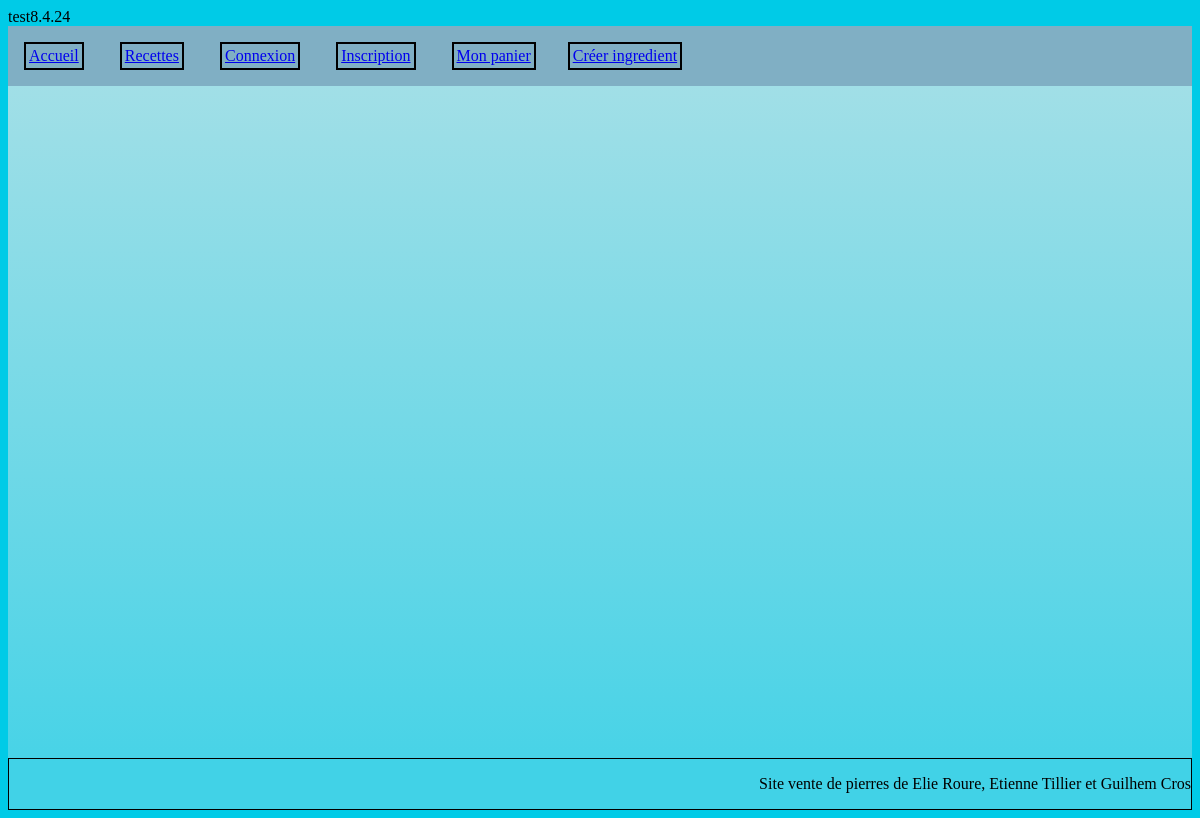
Before: / with the older database file.
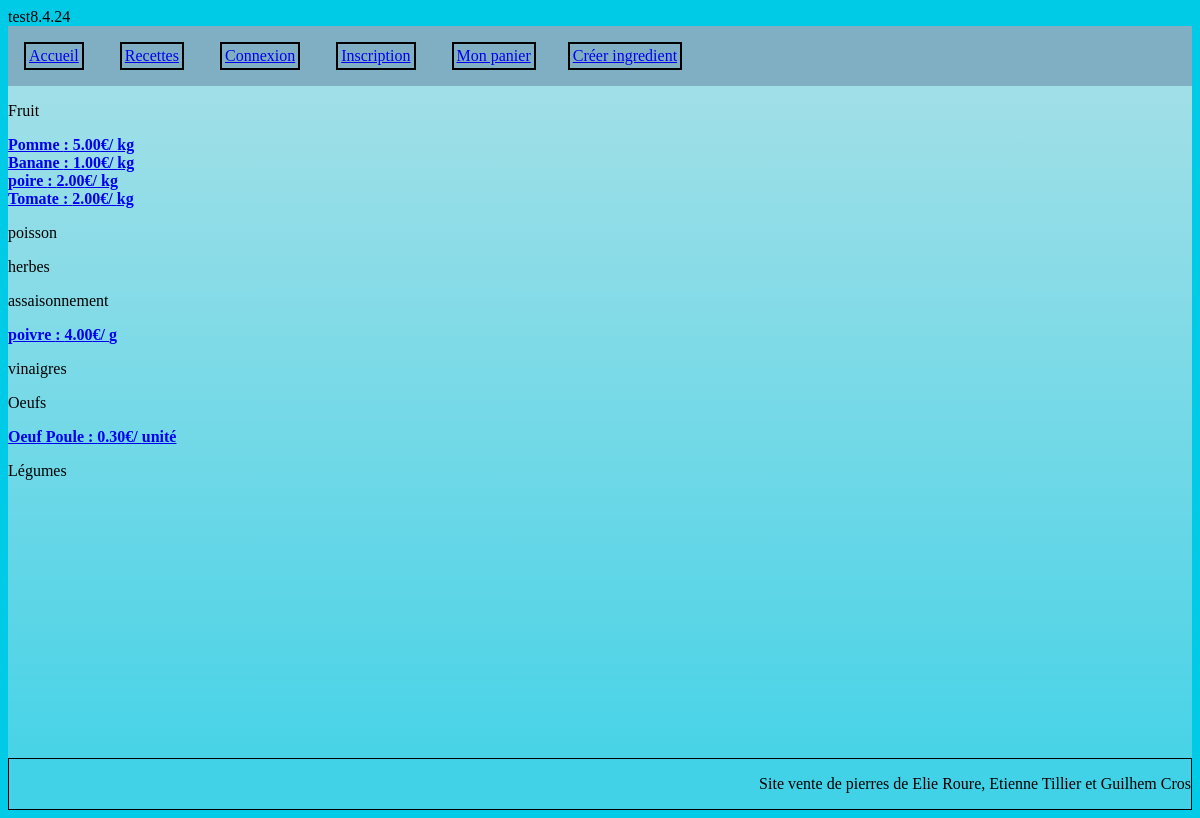
After: the same page with the newer database file.
### tables this page shows
CREATE TABLE `typeingredient` (
  `idTypeIngredient` int(11) NOT NULL,
  `nomTypeIngredient` varchar(50) NOT NULL
);

CREATE TABLE `ingredient` (
  `idIngredient` int(11) NOT NULL,
  `idTypeIngredient` int(11) NOT NULL,
  `idTVA` varchar(50) NOT NULL,
  `nomIngredient` varchar(50) NOT NULL,
  `unite` varchar(50) NOT NULL,
  `allergene` tinyint(1) NOT NULL,
  `prixUnitaire` float(10,2) NOT NULL
);

### controller/ControllerIngredient.php (called while the page is built, shortened)
<?php
require_once (File::build_path(array("model", "ModelIngredient.php")));
require_once (File::build_path(array("model", "ModelTypeIngredient.php")));
class ControllerIngredient {
    public static function readAll() {
        $tab_i = ModelIngredient::selectAll();
        $typeIngredientListe = ModelTypeIngredient::selectAll();
        require (File::build_path(array("view", "view.php")));
    }
}

### model/Model.php (called while the page is built, shortened)
<?php
class Model {
    public static $pdo;
    public static function Init() {
        $hostname = Conf::getHostname();
        $database_name = Conf::getDatabase();
        $login = Conf::getLogin();
        $password = Conf::getPassword();
        try {
            self::$pdo = new PDO("mysql:host=$hostname;dbname=$database_name", $login, $password,
                    array(PDO::MYSQL_ATTR_INIT_COMMAND => "SET NAMES utf8"));
            self::$pdo->setAttribute(PDO::ATTR_ERRMODE, PDO::ERRMODE_EXCEPTION);
        } catch (PDOException $e) {
            if (Conf::getDebug()) {
                echo $e->getMessage();
            } else {
                echo 'Une erreur est survenue <a href=""> retour a la page d\'accueil </a>';
            }
            die();
        }
    }
    public static function selectAll() {
        $table_name = static::$object;
        $class_name = "Model" . ucfirst($table_name);
        $rep = (Model::$pdo)->query("Select * From " . ucfirst($table_name));
        $rep->setFetchMode(PDO::FETCH_CLASS, $class_name);
        $tab = $rep->fetchAll();
        return $tab;
    }
}

### model/ModelTypeIngredient.php (called while the page is built, shortened)
<?php
require_once File::build_path(array("model", "Model.php"));
class ModelTypeIngredient extends Model{
    private $idTypeIngredient;
    private $nomTypeIngredient;
    function getIdTypeIngredient() {
        return $this->idTypeIngredient;
    }
    function getNomTypeIngredient() {
        return $this->nomTypeIngredient;
    }
}

### model/ModelIngredient.php (called while the page is built, shortened)
<?php
require_once File::build_path(array("model", "Model.php"));
class ModelIngredient extends Model{
    private $idIngredient;
    private $idTypeIngredient;
    private $nomIngredient;
    private $unite;
    private $prixUnitaire;
    function getIdIngredient() {
        return $this->idIngredient;
    }
    function getIdTypeIngredient() {
        return $this->idTypeIngredient;
    }
    function getNomIngredient() {
        return $this->nomIngredient;
    }
    function getPrixUnitaire() {
        return $this->prixUnitaire;
    }
    function getUnite(){
        return $this->unite;
    }
}

### view/ingredient/list.php (the view, shortened to what this page needs)
<?php
foreach($typeIngredientListe as $type){
    $idType = $type->getIdTypeIngredient();
    echo '<div class="typeIngredient">
            <p>' . $type->getNomTypeIngredient() . '</p></div>';
    foreach ($tab_i as $ingredient) {
        if ($idType == $ingredient->getIdTypeIngredient()){
            $prix = $ingredient->getPrixUnitaire();
            $nom = $ingredient->getNomIngredient();
            $unite = $ingredient->getUnite();
                echo '<div class="ingredient">
                    <a href= "index.php?action=read&idIngredient=' . $ingredient->getIdIngredient() . '"><strong>' . $nom . " : " . $prix . "€/ ". $unite . "</strong></a>"
                . '
                </div>';
        }
    }
}
?>

### index.php (shortened to what this page needs)
<?php
echo phpversion();
require_once File::build_path(array("controller", "routeur.php"));
?>

### controller/routeur.php (shortened to what this page needs)
<?php
require_once File::build_path(array('controller','ControllerIngredient.php'));
if (isset($_GET['action'])){
    $action = $_GET["action"];
}
else {
    $action = "readAll";
}
    $controller_default = 'ingredient';
$controller_class = 'Controller'.ucfirst($controller_default);
$method = get_class_methods($controller_class);
if(class_exists($controller_class)){
    if (in_array($action, $method)){
    $controller_class::$action();
    }
    else {
        ControllerPierre::error();
    }
}
else {
    ControllerPierre::error();
}
?>

### view/view.php (shortened to what this page needs)
<?php
$login_action = (isset($_SESSION['login']) ? "deconnect" : "connect" );
$login_label = (isset($_SESSION['login']) ? "Déconnexion" : "Connexion" );
?>
<!DOCTYPE html>
<html>
    <head>
        <link rel="stylesheet" type="text/css" href="style.css">
    </head>
    <body>
        <div class ="wrapper">
            <header>
                <nav>
                    <p><a href = index.php?action=readAll > Accueil</a></p>
                    <p><a href = index.php?action=readAll&controller=recette > Recettes</a></p>
                    <p><a href="index.php?action=<?= $login_action ?>&controller=utilisateur"><?= $login_label ?></a></p>
                    <?= (!isset($_SESSION['login']) ? '<p><a href="index.php?action=create&controller=utilisateur">Inscription</a></p>' : "") ?>
                    <?= "<p><a href=\"index.php?controller=pierre&action=afficherPanier\">Mon panier</a>"?>
                    <?= "<p><a href=\"index.php?controller=ingredient&action=create\">Créer ingredient</a>"?>
                </nav>
            </header>
            <div>
                <?php
                $filepath = File::build_path(array("view", $controller, "$view.php"));
                require $filepath;
                ?>
            </div>
    </body>
    <footer>
        <p>Site vente de pierres de Elie Roure, Etienne Tillier et Guilhem Cros</p>
    </footer>
</html>

### style.css (style rules this page uses)
header { background-color: #A9E0E7; }
body>div { background: linear-gradient(#A9E0E7, #41D2E7); }
footer { text-align: right; background-color: #41D2E7; border: 1px solid black; padding: 0px; margin-top: 1%; }
html { background-color: #00CBE7; }
nav>p { flex-direction: row; display: inline-flex; margin: 1em; padding: 3px; border:2px black solid; }
nav { align-items: center; background-color: #80afc4; }
.wrapper { min-height: 100%; display: grid; grid-template-rows: auto 1fr auto; }

Changed rows visible on the page:
added typeingredient: nomTypeIngredient "Fruit"
added ingredient: nomIngredient "Pomme", prixUnitaire "5.00", unite "kg", shown under "Fruit"
added ingredient: nomIngredient "Banane", prixUnitaire "1.00", unite "kg", shown under "Fruit"
added ingredient: nomIngredient "poire", prixUnitaire "2.00", unite "kg", shown under "Fruit"
added ingredient: nomIngredient "Tomate", prixUnitaire "2.00", unite "kg", shown under "Fruit"
added typeingredient: nomTypeIngredient "poisson"
added typeingredient: nomTypeIngredient "herbes"
added typeingredient: nomTypeIngredient "assaisonnement"
added ingredient: nomIngredient "poivre", prixUnitaire "4.00", unite "g", shown under "assaisonnement"
added typeingredient: nomTypeIngredient "vinaigres"
added typeingredient: nomTypeIngredient "Oeufs"
added ingredient: nomIngredient "Oeuf Poule", prixUnitaire "0.30", unite "unité", shown under "Oeufs"
added typeingredient: nomTypeIngredient "Légumes"
